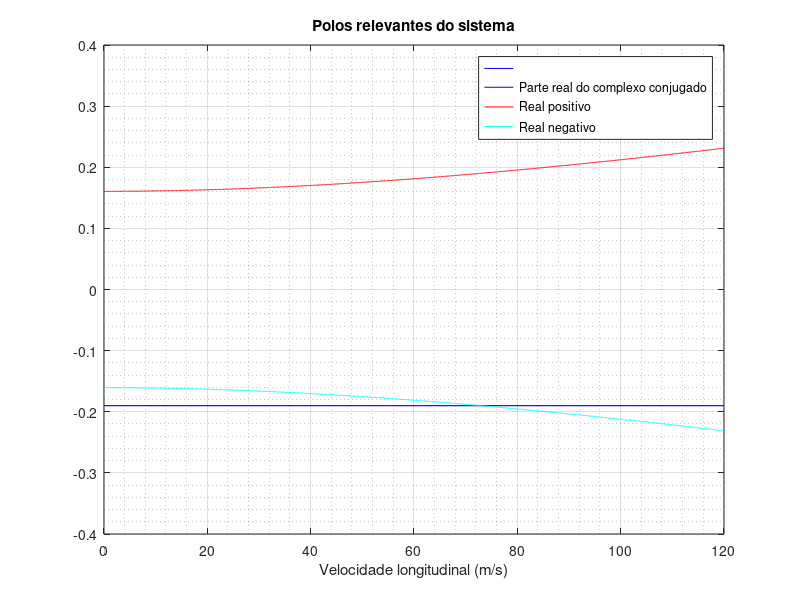
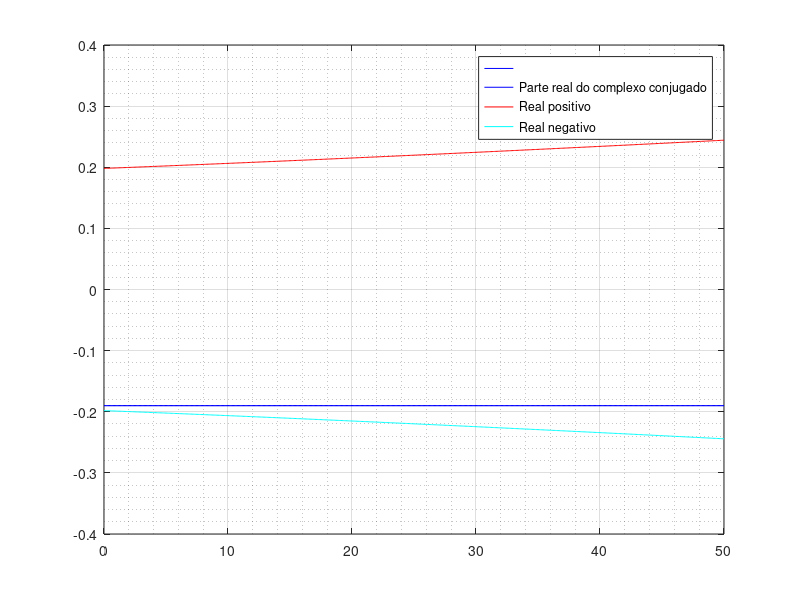

MATLAB code for these plots, in order: (Note: this script raises an error after producing the figures.)
%%Análise de polos para variação de velocidade  longitudinal 
resp = [];
intervalovel = 0:0.1:120;

for n = intervalovel
    u = n;
    a = 13*3.14/180;
    v = 0;
    %primeira coluna
    p11 = 0;
    p21 = 0;
    p31 = 0;
    p41 = -125434/15;
    p51 = -(2.20134*10^9/(-1.68644*10^7 + 425920*cos(a)^2));
    p61 = (5.05419*10^7*sec(a)/(851840 - 3.37288*10^7*sec(a)^2));
    
    %segunda coluna
    p12 = 0;
    p22 = 0;
    p32 = 0;
    p42 = 54434/15;
    p52 = (2.20134*(10^9))/(-1.68644*(10^7)+425920*(cos(a)^2));
    p62 = (-5.05419*(10^7)*sec(a))/(851840-3.37288*(10^7)*(sec(a)^2));
    
    %terceira coluna
    p13 = 0;
    p23 = 0;
    p33 = 0;
    p43 = 0;
    p53 = (688.225*(0.15714+0.01111*a+0.00017*a^2)*(u+v)^2*cos(a)^2)/(-1.68644*10^7+425920*cos(a)^2)+(2.42*(0.0041+0.000041*u)*(1.72656*10^6-125.132*(0.21999+0.07378*a-0.00165*a^2)*(u+v)^2)*cos(a)^2)/(-1.68644*10^7+425920*cos(a)^2)+(4.17828*10^6*cos(a)*sin(a))/(-1.68644*10^7+425920*cos(a)^2)-(688.225*(0.21999+0.07378*a-0.00165*a^2)*(u+v)^2*cos(a)*sin(a))/(-1.68644*10^7+425920*cos(a)^2);
    p63 = -((3.79843*10^6*(0.0041+0.000041*u)*sec(a))/(851840-3.37288*10^7*sec(a)^2))-(625.659*(0.15714+0.01111*a+0.00017*a^2)*(u+v)^2*sec(a))/(851840-3.37288*10^7*sec(a)^2)+(275.29*(0.21999+0.07378*a-0.00165*a^2)*(0.0041+0.000041*u)*(u+v)^2*sec(a))/(851840-3.37288*10^7*sec(a)^2)-(3.79843*10^6*sec(a)*tan(a))/(851840-3.37288*10^7*sec(a)^2)+(625.659*(0.21999+0.07378*a-0.00165*a^2)*(u+v)^2*sec(a)*tan(a))/(851840-3.37288*10^7*sec(a)^2);
    
    %quarta coluna 
    p14 = 1;
    p24 = 0;
    p34 = 0;
    p44 = -(13987/375);
    p54 = 1.9585*10^7/(1.68644*10^7-425920*cos(a)^2);
    p64 = (224831*sec(a))/(425920-1.68644*10^7*sec(a)^2);
    
    %quinta coluna
    p15 = 0;
    p25 = 1;
    p35 = 0;
    p45 = 25549/750;
    p55 = 1.72348*10^12/(-1.48407*10^12+3.7481*10^10*cos(a)^2);
    p65 = (224831*sec(a))/(-425920+1.68644*10^7*sec(a)^2);
    
    %sexta coluna
    p16 = 0;
    p26 = 0;
    p36 = 1;
    p46 = 0;
    p56 = 0;
    p66 = 0;
    
    Polos = [p11 p21 p31 p41 p51 p61; p12 p22 p32 p42 p52 p62; p13 p23 p33 p43 p53 p63; p14 p24 p34 p44 p54 p64; p15 p25 p35 p45 p55 p65; p16 p26 p36 p46 p56 p66];
    z = eig(Polos);
    resp = cat(2, resp, z);
end

resp_rel = resp(3:6,:);
resp_imag = imag(resp_rel);
resp_real = real(resp);
relf = abs(resp_rel);
for i=1:length(relf)
    relf(4,i) = -relf(4,i);
end

figure(1)
plot(intervalovel, resp_real(3:4,:), "b")
hold on
plot(intervalovel, relf(3,:), "r")
hold on
plot(intervalovel, relf(4,:), "c")
grid on
grid minor
legend( "", "Parte real do complexo conjugado", "Real positivo", "Real negativo")
title("Polos relevantes do sistema")
xlabel('Velocidade longitudinal (m/s)')


%%%%%%%%%%%%%%%%%%%%%%Análise de polos para variação de velocidade do vento
resp = [];
intervalovento = 0:0.1:50;

for n = intervalovento
    u = 83.35;
    a = 13*pi/180;
    v = n;
    %primeira coluna
    p11 = 0;
    p21 = 0;
    p31 = 0;
    p41 = -125434/15;
    p51 = -(2.20134*10^9/(-1.68644*10^7 + 425920*cos(a)^2));
    p61 = (5.05419*10^7*sec(a)/(851840 - 3.37288*10^7*sec(a)^2));
    
    %segunda coluna
    p12 = 0;
    p22 = 0;
    p32 = 0;
    p42 = 54434/15;
    p52 = (2.20134*(10^9))/(-1.68644*(10^7)+425920*(cos(a)^2));
    p62 = (-5.05419*(10^7)*sec(a))/(851840-3.37288*(10^7)*(sec(a)^2));
    
    %terceira coluna
    p13 = 0;
    p23 = 0;
    p33 = 0;
    p43 = 0;
    p53 = (688.225*(0.15714+0.01111*a+0.00017*a^2)*(u+v)^2*cos(a)^2)/(-1.68644*10^7+425920*cos(a)^2)+(2.42*(0.0041+0.000041*u)*(1.72656*10^6-125.132*(0.21999+0.07378*a-0.00165*a^2)*(u+v)^2)*cos(a)^2)/(-1.68644*10^7+425920*cos(a)^2)+(4.17828*10^6*cos(a)*sin(a))/(-1.68644*10^7+425920*cos(a)^2)-(688.225*(0.21999+0.07378*a-0.00165*a^2)*(u+v)^2*cos(a)*sin(a))/(-1.68644*10^7+425920*cos(a)^2);
    p63 = -((3.79843*10^6*(0.0041+0.000041*u)*sec(a))/(851840-3.37288*10^7*sec(a)^2))-(625.659*(0.15714+0.01111*a+0.00017*a^2)*(u+v)^2*sec(a))/(851840-3.37288*10^7*sec(a)^2)+(275.29*(0.21999+0.07378*a-0.00165*a^2)*(0.0041+0.000041*u)*(u+v)^2*sec(a))/(851840-3.37288*10^7*sec(a)^2)-(3.79843*10^6*sec(a)*tan(a))/(851840-3.37288*10^7*sec(a)^2)+(625.659*(0.21999+0.07378*a-0.00165*a^2)*(u+v)^2*sec(a)*tan(a))/(851840-3.37288*10^7*sec(a)^2);
    
    %quarta coluna 
    p14 = 1;
    p24 = 0;
    p34 = 0;
    p44 = -(13987/375);
    p54 = 1.9585*10^7/(1.68644*10^7-425920*cos(a)^2);
    p64 = (224831*sec(a))/(425920-1.68644*10^7*sec(a)^2);
    
    %quinta coluna
    p15 = 0;
    p25 = 1;
    p35 = 0;
    p45 = 25549/750;
    p55 = 1.72348*10^12/(-1.48407*10^12+3.7481*10^10*cos(a)^2);
    p65 = (224831*sec(a))/(-425920+1.68644*10^7*sec(a)^2);
    
    %sexta coluna
    p16 = 0;
    p26 = 0;
    p36 = 1;
    p46 = 0;
    p56 = 0;
    p66 = 0;
    
    Polos = [p11 p21 p31 p41 p51 p61; p12 p22 p32 p42 p52 p62; p13 p23 p33 p43 p53 p63; p14 p24 p34 p44 p54 p64; p15 p25 p35 p45 p55 p65; p16 p26 p36 p46 p56 p66];
    z = eig(Polos);
    resp = cat(2, resp, z);
end

resp_rel = resp(3:6,:);
resp_imag = imag(resp_rel);
resp_real = real(resp);

relf = abs(resp_rel);
for i=1:length(relf)
    relf(4,i) = -relf(4,i);
end

% plot(intervalo, resp_imag(1:2,:), "b--")
% hold on
figure(2)
plot(intervalovento, resp_real(3:4,:), "b")
hold on
plot(intervalovento, relf(3,:), "r")
hold on
plot(intervalovento, relf(4,:), "c")
legend( "", "Parte real do complexo conjugado", "Real positivo", "Real negativo" )
grid on
grid minor
title("Polos relevantes do sistema para Phi " + 180*a/pi + "° e velocidade longitudinal " + u + "m/s")
xlabel('Velocidade do vento (m/s)')

%%%%%%%%%%%%%%%%%%%%%%Análise de polos para variação de ângulo
resp = [];
intervaloang = 0:0.01:pi/3;

for n = intervaloang
    u = 83.35;
    a = n;
    v = 0;
    %primeira coluna
    p11 = 0;
    p21 = 0;
    p31 = 0;
    p41 = -125434/15;
    p51 = -(2.20134*10^9/(-1.68644*10^7 + 425920*cos(a)^2));
    p61 = (5.05419*10^7*sec(a)/(851840 - 3.37288*10^7*sec(a)^2));
    
    %segunda coluna
    p12 = 0;
    p22 = 0;
    p32 = 0;
    p42 = 54434/15;
    p52 = (2.20134*(10^9))/(-1.68644*(10^7)+425920*(cos(a)^2));
    p62 = (-5.05419*(10^7)*sec(a))/(851840-3.37288*(10^7)*(sec(a)^2));
    
    %terceira coluna
    p13 = 0;
    p23 = 0;
    p33 = 0;
    p43 = 0;
    p53 = (688.225*(0.15714+0.01111*a+0.00017*a^2)*(u+v)^2*cos(a)^2)/(-1.68644*10^7+425920*cos(a)^2)+(2.42*(0.0041+0.000041*u)*(1.72656*10^6-125.132*(0.21999+0.07378*a-0.00165*a^2)*(u+v)^2)*cos(a)^2)/(-1.68644*10^7+425920*cos(a)^2)+(4.17828*10^6*cos(a)*sin(a))/(-1.68644*10^7+425920*cos(a)^2)-(688.225*(0.21999+0.07378*a-0.00165*a^2)*(u+v)^2*cos(a)*sin(a))/(-1.68644*10^7+425920*cos(a)^2);
    p63 = -((3.79843*10^6*(0.0041+0.000041*u)*sec(a))/(851840-3.37288*10^7*sec(a)^2))-(625.659*(0.15714+0.01111*a+0.00017*a^2)*(u+v)^2*sec(a))/(851840-3.37288*10^7*sec(a)^2)+(275.29*(0.21999+0.07378*a-0.00165*a^2)*(0.0041+0.000041*u)*(u+v)^2*sec(a))/(851840-3.37288*10^7*sec(a)^2)-(3.79843*10^6*sec(a)*tan(a))/(851840-3.37288*10^7*sec(a)^2)+(625.659*(0.21999+0.07378*a-0.00165*a^2)*(u+v)^2*sec(a)*tan(a))/(851840-3.37288*10^7*sec(a)^2);
    
    %quarta coluna 
    p14 = 1;
    p24 = 0;
    p34 = 0;
    p44 = -(13987/375);
    p54 = 1.9585*10^7/(1.68644*10^7-425920*cos(a)^2);
    p64 = (224831*sec(a))/(425920-1.68644*10^7*sec(a)^2);
    
    %quinta coluna
    p15 = 0;
    p25 = 1;
    p35 = 0;
    p45 = 25549/750;
    p55 = 1.72348*10^12/(-1.48407*10^12+3.7481*10^10*cos(a)^2);
    p65 = (224831*sec(a))/(-425920+1.68644*10^7*sec(a)^2);
    
    %sexta coluna
    p16 = 0;
    p26 = 0;
    p36 = 1;
    p46 = 0;
    p56 = 0;
    p66 = 0;
    
    Polos = [p11 p21 p31 p41 p51 p61; p12 p22 p32 p42 p52 p62; p13 p23 p33 p43 p53 p63; p14 p24 p34 p44 p54 p64; p15 p25 p35 p45 p55 p65; p16 p26 p36 p46 p56 p66];
    z = eig(Polos);
    resp = cat(2, resp, z);
end

resp_rel = resp(3:6,:);
resp_imag = imag(resp_rel);
resp_real = real(resp);

relf = abs(resp_rel);
for i=1:length(relf)
    relf(4,i) = -relf(4,i);
end

% plot(intervalo, resp_imag(1:2,:), "b--")
% hold on
figure(3)
plot(intervaloang*180/pi, resp_real(3:4,:), "b")
hold on
plot(intervaloang*180/pi, relf(3,:), "r")
hold on
plot(intervaloang*180/pi, relf(4,:), "c")
grid on
grid minor
legend( "", "Parte real do complexo conjugado", "Real positivo", "Real negativo" )
title("Polos relevantes do sistema para vento " + v + "m/s e velocidade longitudinal " + u + "m/s")
xlabel('Ângulo (graus)')
